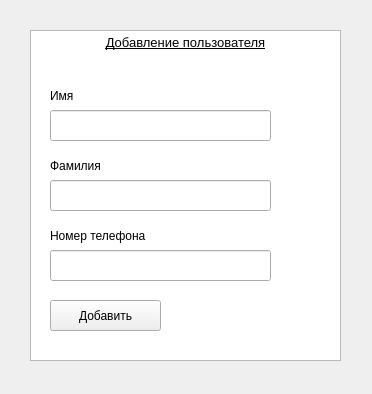
<?xml version="1.0" encoding="UTF-8"?>
<ui version="4.0">
 <class>UserAdd</class>
 <widget class="QWidget" name="UserAdd">
  <property name="geometry">
   <rect>
    <x>0</x>
    <y>0</y>
    <width>372</width>
    <height>394</height>
   </rect>
  </property>
  <property name="windowTitle">
   <string>Добавить</string>
  </property>
  <widget class="QTextBrowser" name="textBrowserUserAdd">
   <property name="geometry">
    <rect>
     <x>30</x>
     <y>30</y>
     <width>311</width>
     <height>331</height>
    </rect>
   </property>
   <property name="html">
    <string>&lt;!DOCTYPE HTML PUBLIC &quot;-//W3C//DTD HTML 4.0//EN&quot; &quot;http://www.w3.org/TR/REC-html40/strict.dtd&quot;&gt;
&lt;html&gt;&lt;head&gt;&lt;meta name=&quot;qrichtext&quot; content=&quot;1&quot; /&gt;&lt;style type=&quot;text/css&quot;&gt;
p, li { white-space: pre-wrap; }
&lt;/style&gt;&lt;/head&gt;&lt;body style=&quot; font-family:'MS Shell Dlg 2'; font-size:7.8pt; font-weight:400; font-style:normal;&quot;&gt;
&lt;p align=&quot;center&quot; style=&quot; margin-top:0px; margin-bottom:0px; margin-left:0px; margin-right:0px; -qt-block-indent:0; text-indent:0px;&quot;&gt;&lt;span style=&quot; font-size:10pt; text-decoration: underline;&quot;&gt;Добавление пользователя&lt;/span&gt;&lt;/p&gt;&lt;/body&gt;&lt;/html&gt;</string>
   </property>
  </widget>
  <widget class="QLabel" name="labelLastNameAdd">
   <property name="geometry">
    <rect>
     <x>50</x>
     <y>150</y>
     <width>101</width>
     <height>31</height>
    </rect>
   </property>
   <property name="text">
    <string>Фамилия</string>
   </property>
  </widget>
  <widget class="QLabel" name="labelNumberPhoneAdd">
   <property name="geometry">
    <rect>
     <x>50</x>
     <y>220</y>
     <width>131</width>
     <height>31</height>
    </rect>
   </property>
   <property name="text">
    <string>Номер телефона</string>
   </property>
  </widget>
  <widget class="QLabel" name="labelFirstNameAdd">
   <property name="geometry">
    <rect>
     <x>50</x>
     <y>80</y>
     <width>55</width>
     <height>31</height>
    </rect>
   </property>
   <property name="text">
    <string>Имя</string>
   </property>
  </widget>
  <widget class="QPushButton" name="pushButtonUserAdd">
   <property name="geometry">
    <rect>
     <x>50</x>
     <y>300</y>
     <width>111</width>
     <height>31</height>
    </rect>
   </property>
   <property name="text">
    <string>Добавить</string>
   </property>
  </widget>
  <widget class="QLineEdit" name="lineEditFirstNameAdd">
   <property name="geometry">
    <rect>
     <x>50</x>
     <y>110</y>
     <width>221</width>
     <height>31</height>
    </rect>
   </property>
  </widget>
  <widget class="QLineEdit" name="lineEditLastNameAdd">
   <property name="geometry">
    <rect>
     <x>50</x>
     <y>180</y>
     <width>221</width>
     <height>31</height>
    </rect>
   </property>
  </widget>
  <widget class="QLineEdit" name="lineEditNumberPhoneAdd">
   <property name="geometry">
    <rect>
     <x>50</x>
     <y>250</y>
     <width>221</width>
     <height>31</height>
    </rect>
   </property>
  </widget>
 </widget>
 <resources/>
 <connections/>
</ui>
